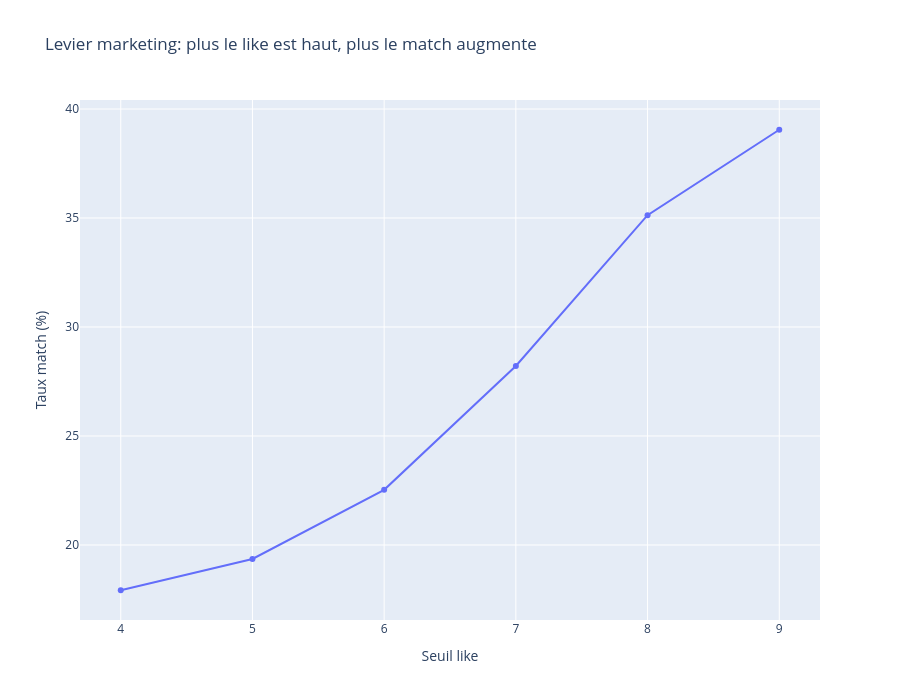
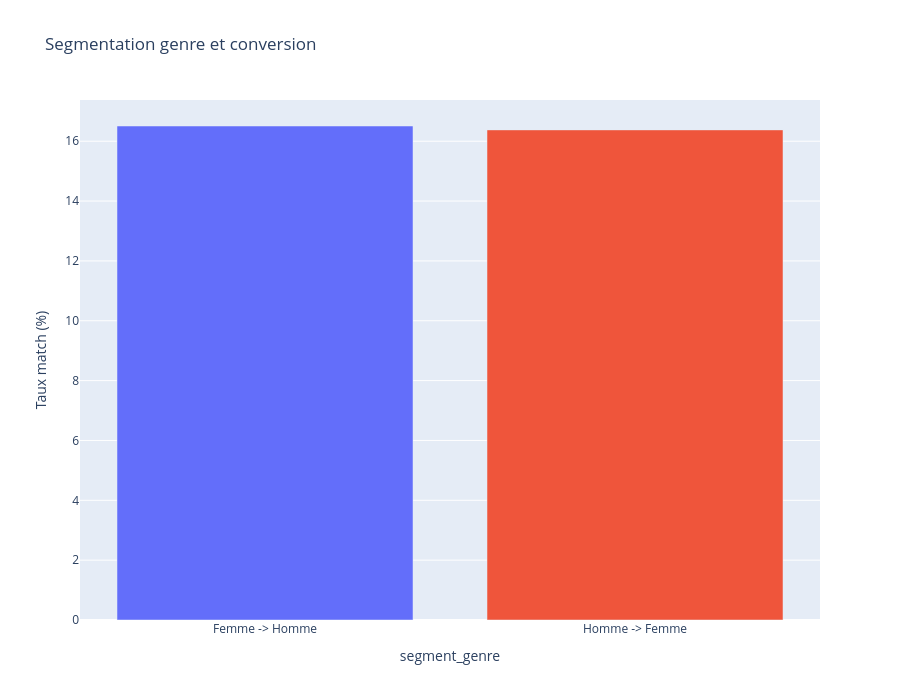

The cell these charts' notebook holds for them, in order:
### Markdown cell above
## 3) Insights marketing complementaires (hors brief strict)

Cette partie ajoute des angles utiles au marketing pour actionner acquisition, onboarding et conversion.

### Code cell
# Superpredicteur like: taux de match selon seuil minimum
if {"like", "match"}.issubset(df.columns):
    thresholds = [4, 5, 6, 7, 8, 9]
    rates = [df[df["like"] >= t]["match"].mean() * 100 for t in thresholds]
    like_curve = pd.DataFrame({"Seuil like": thresholds, "Taux match (%)": rates})

    fig_like = px.line(like_curve, x="Seuil like", y="Taux match (%)", markers=True, title="Levier marketing: plus le like est haut, plus le match augmente")
    fig_like.update_layout(height=700)
    fig_like.show()
    export_figure(fig_like, "story_like_threshold_curve")

# Segmentation genre
if {"segment_genre", "match"}.issubset(df.columns):
    seg = (df.groupby("segment_genre")["match"].mean() * 100).reset_index(name="Taux match (%)")
    fig_seg = px.bar(seg, x="segment_genre", y="Taux match (%)", color="segment_genre", title="Segmentation genre et conversion")
    fig_seg.update_layout(showlegend=False, height=700)
    fig_seg.show()
    export_figure(fig_seg, "story_segmentation_genre")

### Figure 1 — Plotly figure (JSON) as saved in the notebook; plotly's stock layout.template omitted (floating-point values rounded to 4 significant figures)
{"data": [{"hovertemplate": "Seuil like=%{x}<br>Taux match (%)=%{y}<extra></extra>", "legendgroup": "", "line": {"color": "#636efa", "dash": "solid"}, "marker": {"symbol": "circle"}, "mode": "lines+markers", "name": "", "orientation": "v", "showlegend": false, "type": "scatter", "x": [4, 5, 6, 7, 8, 9], "xaxis": "x", "y": [17.92, 19.36, 22.53, 28.21, 35.13, 39.05], "yaxis": "y"}], "layout": {"height": 700, "legend": {"tracegroupgap": 0}, "title": {"text": "Levier marketing: plus le like est haut, plus le match augmente"}, "xaxis": {"anchor": "y", "domain": [0, 1], "title": {"text": "Seuil like"}}, "yaxis": {"anchor": "x", "domain": [0, 1], "title": {"text": "Taux match (%)"}}}}

### Figure 2 — Plotly figure (JSON) as saved in the notebook; plotly's stock layout.template omitted (floating-point values rounded to 4 significant figures)
{"data": [{"hovertemplate": "segment_genre=%{x}<br>Taux match (%)=%{y}<extra></extra>", "legendgroup": "Femme -> Homme", "marker": {"color": "#636efa", "pattern": {"shape": ""}}, "name": "Femme -> Homme", "orientation": "v", "showlegend": true, "textposition": "auto", "type": "bar", "x": ["Femme -> Homme"], "xaxis": "x", "y": [16.51], "yaxis": "y"}, {"hovertemplate": "segment_genre=%{x}<br>Taux match (%)=%{y}<extra></extra>", "legendgroup": "Homme -> Femme", "marker": {"color": "#EF553B", "pattern": {"shape": ""}}, "name": "Homme -> Femme", "orientation": "v", "showlegend": true, "textposition": "auto", "type": "bar", "x": ["Homme -> Femme"], "xaxis": "x", "y": [16.38], "yaxis": "y"}], "layout": {"barmode": "relative", "height": 700, "legend": {"title": {"text": "segment_genre"}, "tracegroupgap": 0}, "showlegend": false, "title": {"text": "Segmentation genre et conversion"}, "xaxis": {"anchor": "y", "categoryarray": ["Femme -> Homme", "Homme -> Femme"], "categoryorder": "array", "domain": [0, 1], "title": {"text": "segment_genre"}}, "yaxis": {"anchor": "x", "domain": [0, 1], "title": {"text": "Taux match (%)"}}}}
